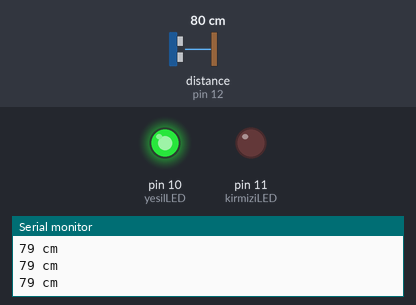
This sketch was run on a simulated Arduino Uno, built with avr-gcc and run on an emulated ATmega328P. Parts: output pins drawn as LEDs (lit = HIGH), the last lines printed to the serial monitor. Wiring (inferred from the names in the program): ultrasonic range finder: trigger pin 13; echo pin 12. The test bench sets the inputs (shaded band); at power-on: distance to the obstacle (sensor on pin 12) 80 cm. The echo pulse lasts 58.3 µs per cm; pins used as bus, display or sensor lines are not drawn.

Above: at 1.3 s.
1.4 s: distance to the obstacle (sensor on pin 12) set to 6 cm
2.9 s: distance to the obstacle (sensor on pin 12) set to 3 cm
At 4.2 s:
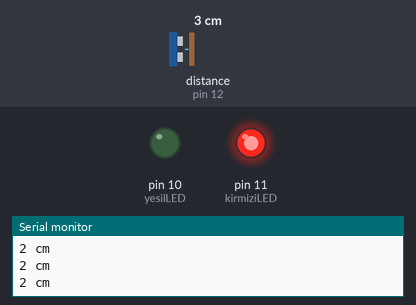
4.5 s: distance to the obstacle (sensor on pin 12) set to 9 cm
At 5.6 s:
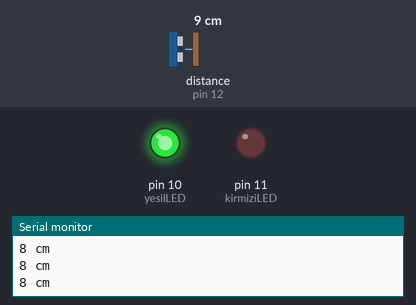
6.0 s: distance to the obstacle (sensor on pin 12) set to 2 cm
At 6.9 s:
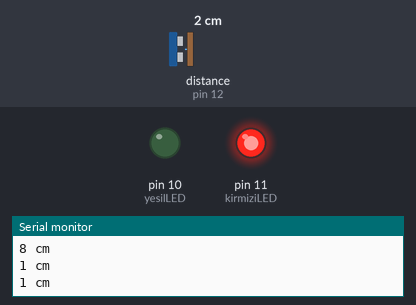
Timing chart, 0 to 8.5 s (numbered marks = the images above; inputs shaded):
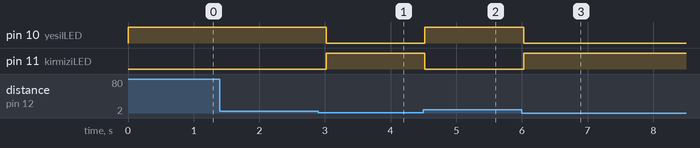

The sketch:

3.3.1._uzaklik_sensoru.ino
```cpp
//trigger pin, echo pin ve kırmızı ve yeşil LED pinleri tanımlanır.
#define trigPin 13
#define echoPin 12
#define kirmiziLED 11
#define yesilLED 10

void setup() {
Serial.begin (9600);//seri veri iletişimi başlatılır.
pinMode(trigPin, OUTPUT); //trigger pini çıkış olarak tanımlanır.(Trigger pinden çıkan sinyal echo pinine girer.)
pinMode(echoPin, INPUT);  //echo pini giriş olarak tanımlanır.
pinMode(yesilLED, OUTPUT); //yeşil ve kırmızı LED ler çıkış olarak tanımlanır.
pinMode(kirmiziLED, OUTPUT);
}

void loop() {
long sure, uzaklik; //süre ve uzaklık isimli 2 tane değişken tanımlanır.
digitalWrite(trigPin, LOW);  // trigger çıkışı sinyal yollamadan önce 0 durumuna getirilir.
delayMicroseconds(2); // 2ms beklenir.
digitalWrite(trigPin, HIGH); //trigger çıkışından sinyal yollanır.
delayMicroseconds(10); // 10 sn yollanır. Bunun nedeni yollanan sinyallerin karışmaması için
digitalWrite(trigPin, LOW); //trigger çıkışı tekrar 0 lanarak sinyal kesilir.
sure = pulseIn(echoPin, HIGH); //trigger çıkışı ile yollanan sinyal HIGH ile okunur ve sinyalin uzunluğu mikrosaniye cinsinden döndürülür
uzaklik = (sure/2) / 29.1; //sinyalin gidip gelme süresinin yarısı alınır. Ve sonra, santimetre başına düşen mikro saniye süresine(29.1) bölünür.
if (uzaklik < 4) {  // Uzaklık 4cm altına düşürse kırmızı LED yanar, yeşil LED söner.
digitalWrite(kirmiziLED,HIGH); //
digitalWrite(yesilLED,LOW);
}
else {
digitalWrite(kirmiziLED,LOW); //Uzaklık 4cm'den büyük 200 cm den küçükse kırmızı LED söner, yeşil LED yanar.
digitalWrite(yesilLED,HIGH);
}
if (uzaklik >= 200 || uzaklik <= 0){ //Uzaklık 200cm in üstünden ise "Ölçülen uzaklık sınırların dışında" diye uyarı verir.
Serial.println("Ölçülen uzaklık sınırların dışında");
}
else {
Serial.print(uzaklik);
Serial.println(" cm");
}
delay(500);
}
```

Measured:
- the behaviour switches between 5 and 4 cm on distance to the obstacle (sensor on pin 12) (found by bisection; images 0 and 1)
- after the input at 2.9 s, pin 10 (yesilLED): HIGH → LOW after 0.12 s; pin 11 (kirmiziLED): LOW → HIGH after 0.12 s
- after the input at 4.5 s, pin 10 (yesilLED): LOW → HIGH at once; pin 11 (kirmiziLED): HIGH → LOW at once
- after the input at 6.0 s, pin 10 (yesilLED): HIGH → LOW at once; pin 11 (kirmiziLED): LOW → HIGH at once
